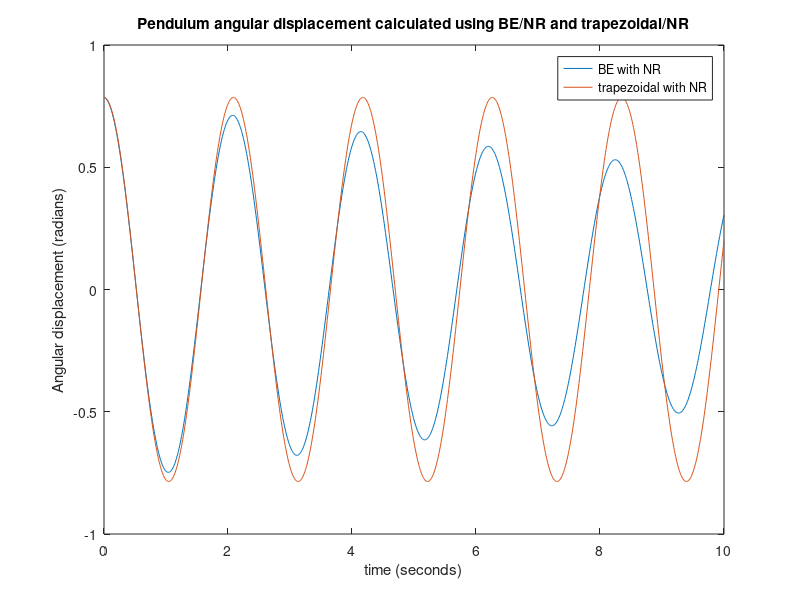

The MATLAB script that drew this image:
dt=0.01; %timestep
Tfinal=10;
t=[0:dt:Tfinal]; %time vector
u0=[0; pi/4]; %initial condition
%BE method
U=zeros(2,length(t));
U(:,1)=u0;
g=9.8;L=1; %gravitational acc and pendulum length
for i=2:length(t)
    w = U(:,i-1); %start with an initial guess of the new value
    normR=100;
while normR > 1e-12 
    R = w - U(:,i-1) - dt*([-(g/L)*sin(w(2)); w(1)]); %Residual
    J = [0 -(g/L)*cos(w(2)); 1 0]; %Jacobian of the system 
    dw = (eye(2)-dt*J)\-R; % solve for dw 
    w = w + dw; 
    normR = norm(R) ;
end
U(:,i)=w;
end
%trapezoidal integration method
U_trp=zeros(2,length(t));
U_trp(:,1)=u0;
g=9.8;L=1; %gravitational acc and pendulum length
for i=2:length(t)
    w = U_trp(:,i-1); %start with an initial guess of the new value
    normR=100;
while normR > 1e-12 
    R = w - U_trp(:,i-1) - 0.5*dt*([-(g/L)*sin(w(2)); w(1)]+[-(g/L)*sin(U_trp(2,i-1)); U_trp(1,i-1)]); %Residual
    J = [0 -(g/L)*cos(w(2)); 1 0]; %Jacobian of the system 
    dw = (eye(2)-0.5*dt*J)\-R; % solve for dw 
    w = w + dw; 
    normR = norm(R) ;
end
U_trp(:,i)=w;
end

figure (1);
plot(t,U(2,:),'-',t,U_trp(2,:),'-')
legend('BE with NR','trapezoidal with NR');
title('Pendulum angular displacement calculated using BE/NR and trapezoidal/NR');
xlabel('time (seconds)');
ylabel('Angular displacement (radians)');
